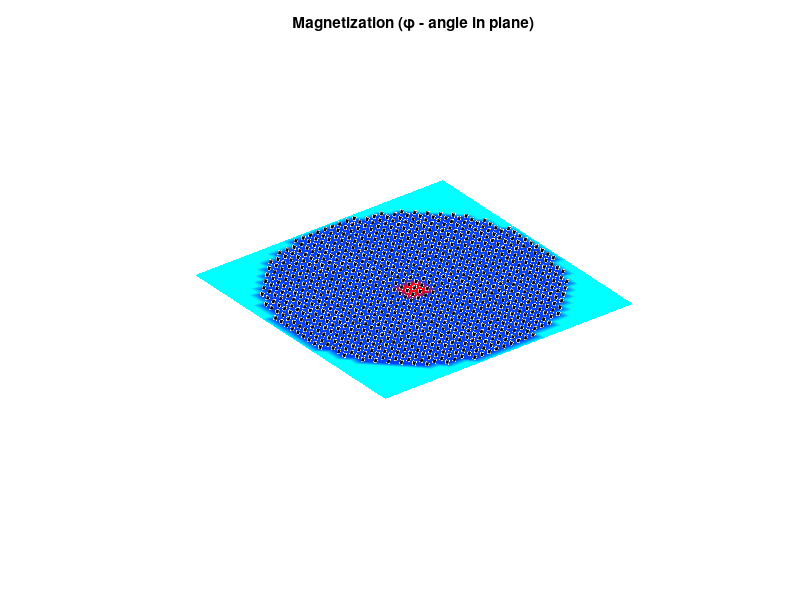

Write the MATLAB code that produced this figure.
clear

filename = 'disc_500nm_M_sd.init';
filenameJ = 'disc_500nm_J_50nm.init';
Ms = 8.6e5;
dia = 500e-9;
diaJ = 50e-9;
I = 1;
dx = 5e-9;

r = dia/2;
Nr = round(r/dx);
Nx = 2*Nr+3;
Ny = Nx;
x = [(-Nx+1)/2:(Nx-1)/2];
y = [(-Ny+1)/2:(Ny-1)/2];
[X Y] = meshgrid(x,y);

A = zeros(Ny,Nx);
A = (X.^2+Y.^2 <= Nr^2);

M = zeros(Ny,Nx,3);

for r = [1:Ny]
    for c = [1:Nx]
        if A(r,c) == 1
            random = 0;
            if(random)
                theta = pi*rand;
                phi = 2*pi*rand;
            else
                theta = pi/2;
                phi = pi/4;
            end


            M(r,c,:) = Ms * [sin(theta) * cos(phi)
                             sin(theta) * sin(phi)
                             cos(theta)];
        end
    end
end

J = zeros(Ny,Nx,3);
rJ = diaJ/2;
NrJ = round(rJ/dx);
currentDensity = I/(pi*rJ^2);
J = currentDensity * (X.^2+Y.^2 <= NrJ^2);
Jfile = fopen(filenameJ, 'w');
fprintf(Jfile, 'Nx=%d\n', Nx);
fprintf(Jfile, 'Ny=%d\n', Ny);
fprintf(Jfile, '\n# start field\n', dx);
for r = [1:Ny]
    for c = [1:Nx]
        fprintf(Jfile, '%g ', J(r,c));
    end
    fprintf(Jfile, '\n');
end
fprintf(Jfile, '# end field\n');
fclose(Jfile);
disp([filenameJ, ' file written'])


Mfile = fopen(filename, 'w');
fprintf(Mfile, 'Nx=%d\n', Nx);
fprintf(Mfile, 'Ny=%d\n', Ny);
% fprintf(Mfile, 'cellSize=%g\n', dx);
fprintf(Mfile, '\n# start field\n', dx);

for r = [1:Ny]
    for c = [1:Nx]
        m = M(r,c,:);
        fprintf(Mfile, '%g %g %g\n', m(1), m(2), m(3));
    end
    fprintf(Mfile, '\n');
end

fprintf(Mfile, '# end field\n');
fclose(Mfile);
disp([filename, ' file written'])



imagesc(J+A*max(J(:))); axis image;


%% subsample
sf = 3;
x = x(1:sf:end);
y = y(1:sf:end);
[X,Y] = meshgrid(x,y);
Z = 0*X;
Nx = length(x);
Ny = length(y);
Mx = M(1:sf:end, 1:sf:end, 1);
My = M(1:sf:end, 1:sf:end, 2);
Mz = M(1:sf:end, 1:sf:end, 3);

%% plot
clf
q1 = quiver3(X,Y,Z, Mx(:,:,1), My(:,:,1), Mz(:,:,1), .5);
%     q1 = quiver3(X,Y,Z, Mx(:,:,1), My(:,:,1), zeros(size(Mz(:,:,1))), .5);
set(q1,'color','black','linewidth',2);
grid off;
xlabel('x'); ylabel('y'); title('Magnetization (\phi - angle in plane)');
view(3);
set(gca,'visible','off')
hold on
phi = atan2(My,Mx) * 180/pi;
q3 = pcolor(X(1,:),Y(:,1), phi(:,:,1) + J(1:sf:end,1:sf:end));
hold off;
shading interp;
axis equal tight xy;
grid off;
colormap(hsv); 
% colorbar
caxis([-180,180])    
hold off

return
